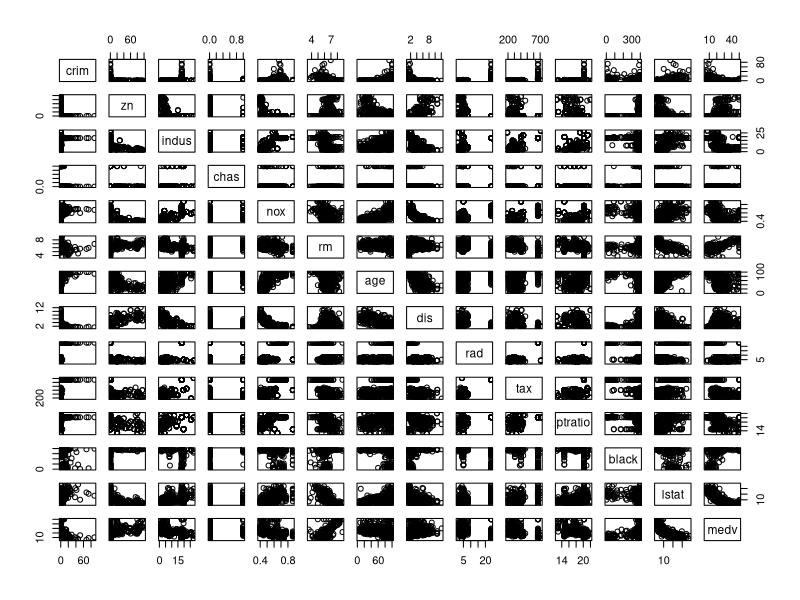
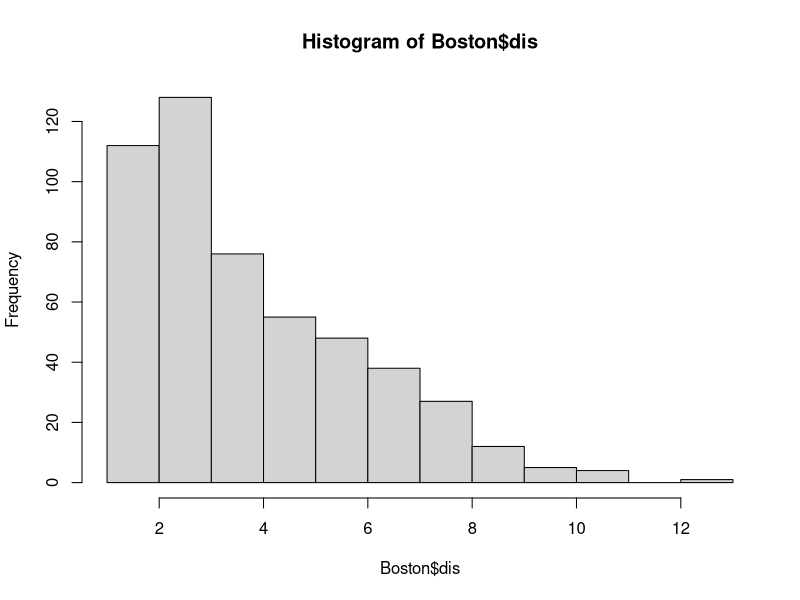
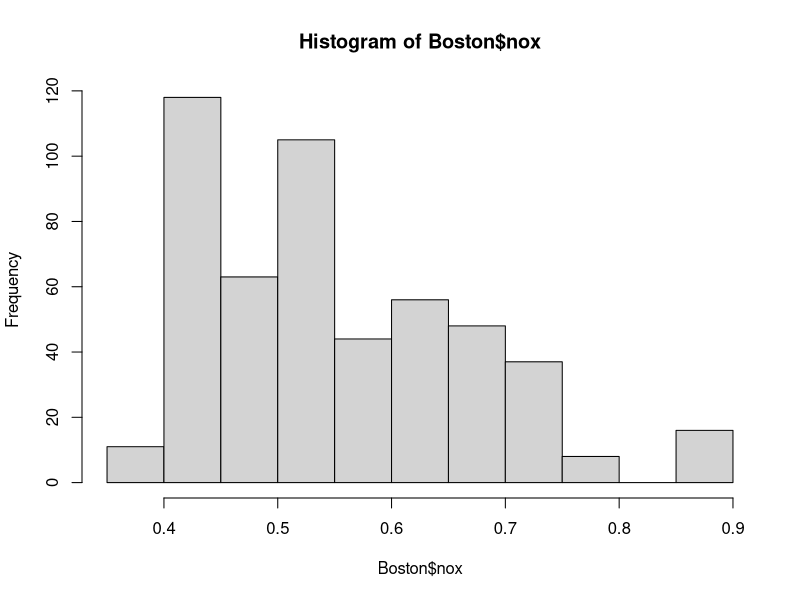
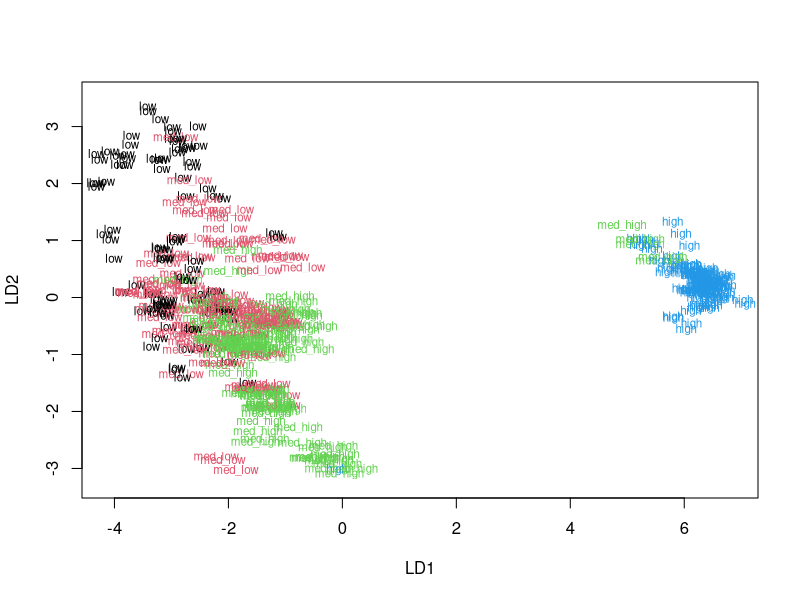

Recreate these plots in R, in order.
## ---- chunk 1
# access the MASS package
library(MASS)

# load the data
data("Boston")

# explore the dataset
str(Boston)
dim(Boston)
## ---- chunk 2
summary(Boston)
pairs(Boston)
hist(Boston$dis)
hist(Boston$nox)
## ---- chunk 3
boston_scaled <- scale(Boston)
summary(boston_scaled)
boston_scaled <- as.data.frame(boston_scaled)
bins <- quantile(boston_scaled$crim)
crime <- cut(boston_scaled$crim, breaks = bins, include.lowest = TRUE, labels = c("low", "med_low", "med_high", "high"))

boston_scaled <- dplyr::select(boston_scaled, -crim)
boston_scaled <- data.frame(boston_scaled, crime)

n <- nrow(boston_scaled)
ind <- sample(n,  size = n * 0.8)
train <- boston_scaled[ind,]
test <- boston_scaled[-ind,]
## ---- chunk 4
lda.fit <- lda(crime ~ ., data = train)
classes <- as.numeric(train$crime)
plot(lda.fit, dimen = 2, col = classes, pch = classes)

## ---- chunk 5

